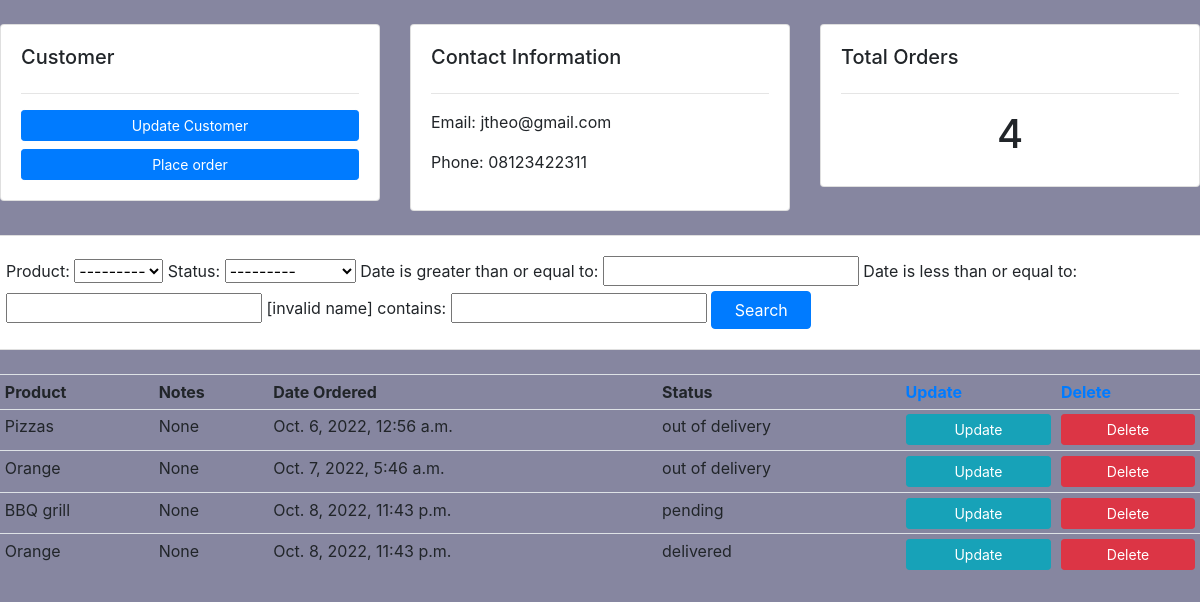
/customers/2/ (signed in), run on the app's committed database.
### commerceapp/models.py (models this page shows, shortened)
class Customer(models.Model):
    user = models.OneToOneField(User, blank=True, null=True, on_delete=models.CASCADE)
    name = models.CharField(max_length=200, null=True)
    phone = models.CharField(max_length=200, null=True)
    email = models.CharField(max_length=200, null=True)
    profile_pic = models.ImageField(null=True, default='blank-img.jpg', blank=True)
    date = models.DateTimeField(auto_now_add=True, null=True)

class Order(models.Model):
    STATUS = (
        ('pending', 'pending'),
        ('out of delivery', 'out of delivery'),
        ('delivered', 'delivered'),
    )
    customer = models.ForeignKey(Customer, null=True, on_delete=models.SET_NULL)
    product = models.ForeignKey(Product, null=True, on_delete=models.SET_NULL)
    date = models.DateTimeField(auto_now_add=True, null=True)
    status = models.CharField(max_length=200, null=True, choices=STATUS)

class Product(models.Model):
    CATEGORY = (
        ('indoor','indoor'),
        ('outdoor','outdoor'),
    )
    name = models.CharField(max_length=200, null=True)
    price = models.FloatField(null=True)
    category = models.CharField(max_length=200, null=True, choices=CATEGORY)
    description = models.CharField(max_length=200, null=True, blank=True)
    date = models.DateTimeField(auto_now_add=True, null=True)
    tags = models.ManyToManyField(Tag)
    note = models.CharField(max_length=2000, null=True)
    def __str__(self):
        return self.name

### commerceapp/decorators.py (the view)
        def wrapper_func(request, *args, **kwargs):
            group = None
            if request.user.groups.exists():
                group = request.user.groups.all()[0].name
            if group in allowed_roles:
                return view_func(request, *args, **kwargs)
            else:
                return HttpResponse('Sorry, you are not authorized to View this Page!')

### commerceapp/views.py (called while the page is built)
@login_required(login_url='login')
@allowed_users(allowed_roles=['admin'])
def customers(request, pk):
    customer = Customer.objects.get(id=pk)
    orders = customer.order_set.all()
    my_filter = OrderFilter(request.GET, queryset=orders)
    orders = my_filter.qs
    order_count = orders.count()
    return render(request, 'customers.html', {'orders':orders, 'customer': customer, 'order_count': order_count, 'my_filter': my_filter})

### commerceapp/templates/customers.html
{% extends 'main.html' %}
{% block content %}
    <br>
    <div class="row">
        <div class="col-md">
            <div class="card card-body">
                <h5>Customer</h5>
                <hr>
                <a href="#" class="btn btn-primary btn-sm btn-block">
                    Update Customer
                </a>
                <a href="/createorder/{{customer.id}}" class="btn btn-primary btn-sm btn-block">
                    Place order
                </a>
            </div>
        </div>
        <div class="col-md">
            <div class="card card-body">
                <h5>Contact Information</h5>
                <hr>
                <p>Email: {{customer.email}}</p>
                <p>Phone: {{customer.phone}}</p>
            </div>
        </div>
        <div class="col-md">
            <div class="card card-body">
                <h5>Total Orders</h5>
                <hr>
                <h1 style="text-align:center">{{order_count}}</h1>
            </div>
        </div>
    </div>
    <br>
    <div class="row">
        <div class="card card-body">
            <form action="">
                {{my_filter.form}}
                <button class="btn btn-primary text-white p" style="width:100px">Search</button>
            </form>
        </div>
    </div>
    <br>
    <div class="row">
        <div class="col-md">
            <table class="table table-sm">
                <tr>
                    <th>Product</th>
                    <th>Notes</th>
                    <th>Date Ordered</th>
                    <th>Status</th>
                    <th><a href="updateorder/">Update</a></th>
                    <th><a href="deleteorder/">Delete</a></th>
                </tr>
                {% for order in orders %}
                <tr>
                    <td>{{order.product}}</td>
                    <td>{{order.product.note}}</td>
                    <td>{{order.date}}</td>
                    <td>{{order.status}}</td>
                    <td><a href="/updateorder/{{order.id}}" class="btn btn-info btn-sm btn-block">Update</a></td>
                    <td><a href="/delete/{{order.id}}" class="btn btn-danger btn-sm btn-block">Delete</a></td>
                </tr>
                {% endfor %}
            </table>
        </div>
    </div>
{% endblock %}

### commerceapp/static/styles.css (style rules this page uses)
body { background-color: rgb(134, 134, 160); }

### data on the page
Customer: email "jtheo@gmail.com", phone "08123422311"
Order: product "Pizzas", product.note "None", date "Oct. 6, 2022, 12:56 a.m.", status "out of delivery"
Order: product "Orange", product.note "None", date "Oct. 7, 2022, 5:46 a.m.", status "out of delivery"
Order: product "BBQ grill", product.note "None", date "Oct. 8, 2022, 11:43 p.m.", status "pending"
Order: product "Orange", product.note "None", date "Oct. 8, 2022, 11:43 p.m.", status "delivered"

### other printed values
{{ order_count }} "4"
